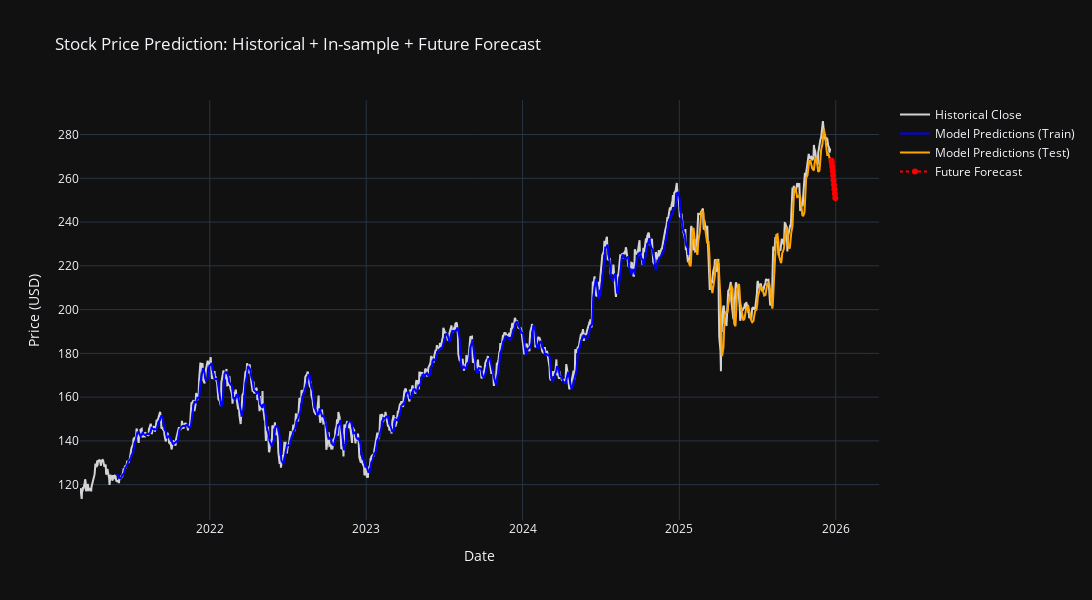

Notebook source saved alongside this figure:
### Code cell
# Plot everything together
fig = go.Figure()
fig.update_layout(width=1400, height=600)

# Historical Close Price
fig.add_trace(go.Scatter(
    x=data.index,
    y=data['Close'],
    mode='lines',
    name='Historical Close',
    line=dict(color='lightgray')
))
# In-sample Predictions for the Training Set
fig.add_trace(go.Scatter(
    x=in_sample_df_train['Date'],
    y=in_sample_df_train['Predicted'],
    mode='lines',
    name='Model Predictions (Train)',
    line=dict(color='blue')
))
# In-sample Predictions for the Test Set
fig.add_trace(go.Scatter(
    x=in_sample_df_test['Date'],
    y=in_sample_df_test['Predicted'],
    mode='lines',
    name='Model Predictions (Test)',
    line=dict(color='orange')
))
# Future Forecasts
fig.add_trace(go.Scatter(
    x=future_dates,
    y=future_preds,
    mode='lines+markers',
    name='Future Forecast',
    line=dict(color='red', dash='dot')
))
fig.update_layout(
    title='Stock Price Prediction: Historical + In-sample + Future Forecast',
    xaxis_title='Date',
    yaxis_title='Price (USD)',
    template='plotly_dark'
)

### Figure 1 — Plotly figure (JSON) as saved in the notebook; plotly's stock layout.template omitted (floating-point values rounded to 4 significant figures; data arrays with more than 128 entries replaced by an {"elided": "..."} marker saying what was removed)
{"data": [{"line": {"color": "lightgray"}, "mode": "lines", "name": "Historical Close", "type": "scatter", "x": {"elided": "1207 str values"}, "y": {"elided": "1207 float values"}}, {"line": {"color": "blue"}, "mode": "lines", "name": "Model Predictions (Train)", "type": "scatter", "x": {"elided": "917 str values"}, "y": {"elided": "917 float values"}}, {"line": {"color": "orange"}, "mode": "lines", "name": "Model Predictions (Test)", "type": "scatter", "x": {"elided": "230 str values"}, "y": {"elided": "230 float values"}}, {"line": {"color": "red", "dash": "dot"}, "mode": "lines+markers", "name": "Future Forecast", "type": "scatter", "x": ["2025-12-21T22:43:12.859012000", "2025-12-22T22:43:12.859012000", "2025-12-23T22:43:12.859012000", "2025-12-24T22:43:12.859012000", "2025-12-25T22:43:12.859012000", "2025-12-26T22:43:12.859012000", "2025-12-27T22:43:12.859012000", "2025-12-28T22:43:12.859012000", "2025-12-29T22:43:12.859012000", "2025-12-30T22:43:12.859012000"], "y": [268.1, 267.0, 265.3, 263.3, 261.3, 259.1, 257.0, 255.0, 252.9, 251.0]}], "layout": {"height": 600, "title": {"text": "Stock Price Prediction: Historical + In-sample + Future Forecast"}, "width": 1400, "xaxis": {"title": {"text": "Date"}}, "yaxis": {"title": {"text": "Price (USD)"}}}}
